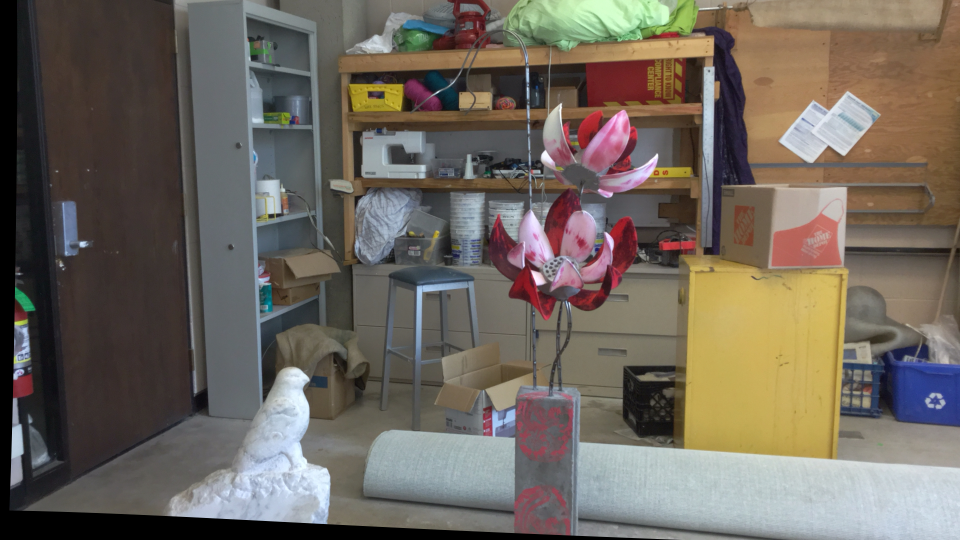
#> input picture im0.png, 1920 x 1080 px (shown at 1/2 size)
$ jupyter execute show_reconstructed_img.ipynb
#> lines starting #> are read from the running program, lines starting #| are printed output that depends on the picture; after the words box and inside, x2 and y2 are one past the last pixel; in counts of white or black regions, pixels touching at a corner belong together
[cell 1]
import numpy as np
import cv2
import matplotlib.pyplot as plt

# קריאה של התמונות בצבע
img_left = cv2.imread('im0.png')
#> img_left is the input picture: shape (1080, 1920, 3); mean B, G, R 93.4, 102.6, 110.2
img_right = cv2.imread('im1.png', cv2.IMREAD_GRAYSCALE)
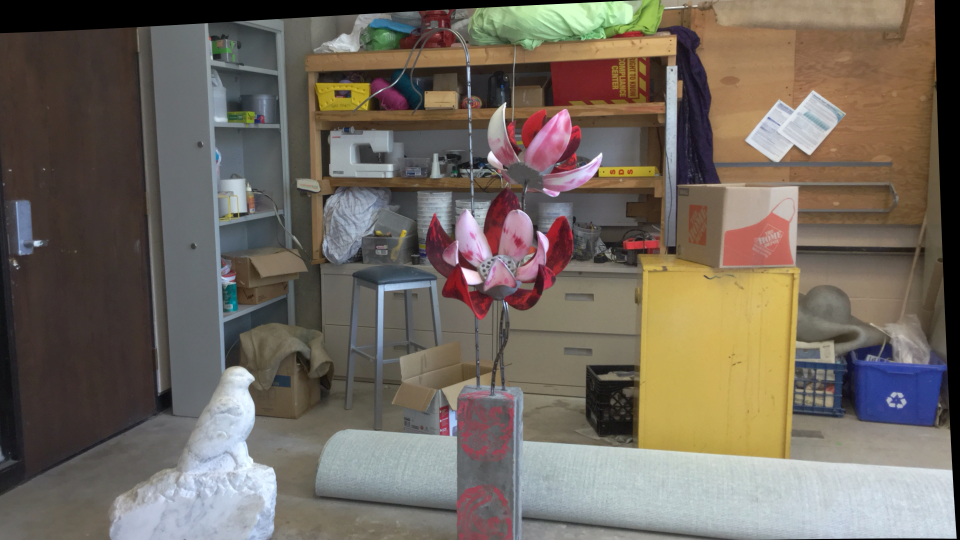
#> input picture im1.png, 1920 x 1080 px (shown at 1/2 size)
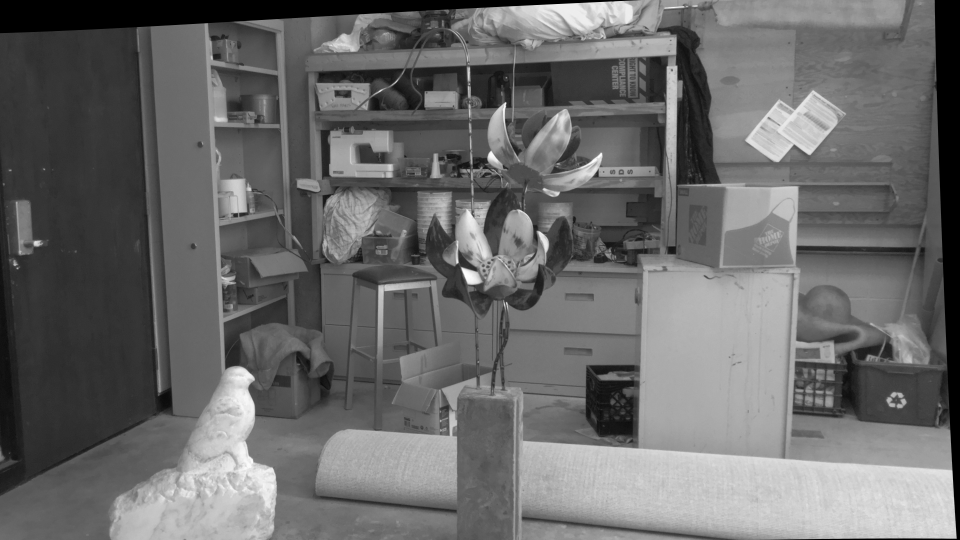
#> img_right: shape (1080, 1920) (shown at 1/2 size); min 0, max 255, mean 105.7

# פרמטרים מתוך קובץ הכיול (calib.txt)
cam0 = np.array([[1733.74, 0, 792.27],
                 [0, 1733.74, 541.89],
                 [0, 0, 1]])  # מטריצת כיול של מצלמה שמאלית

doffs = 0         # הפרש מרכזי תמונות
baseline = 536.62  # בסיס בין המצלמות
width = 1920      # רוחב התמונה
height = 1080     # גובה התמונה
ndisp = 176       # מספר ה-disparities המקסימלי

# יצירת אובייקט StereoBM לחישוב disparity
stereo = cv2.StereoBM_create(numDisparities=ndisp, blockSize=15)

# חישוב disparity map
disparity = stereo.compute(cv2.cvtColor(img_left, cv2.COLOR_BGR2GRAY), img_right).astype(np.float32) / 16.0
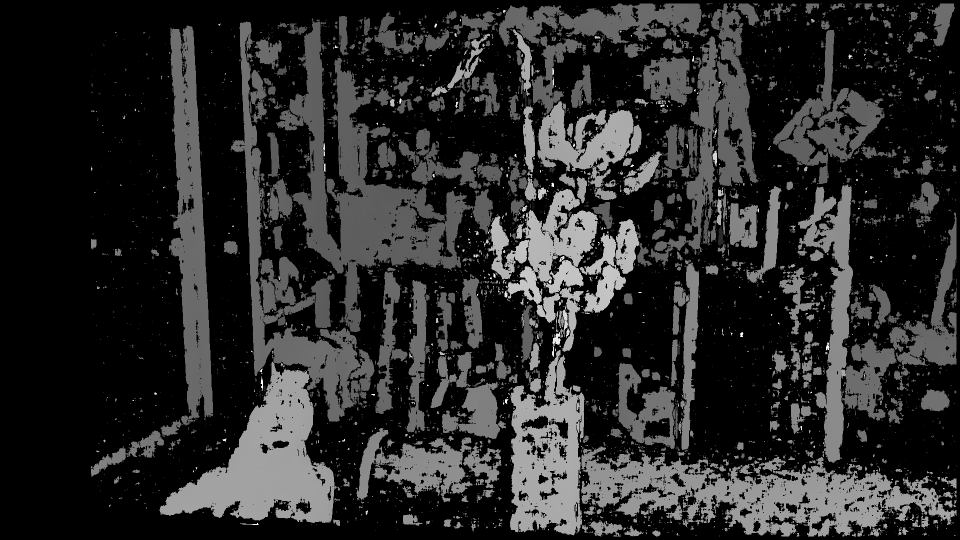
#> disparity: shape (1080, 1920) float32 (shown at 1/2 size); min -1, max 175, mean 28.3; drawn with min black and max white

# מטריצה Q המבוססת על הכיול, לצורך שחזור תלת ממדי
focal_length = cam0[0, 0]  # האורך המוקדי
cx = cam0[0, 2]  # מרכז התמונה בציר x
cy = cam0[1, 2]  # מרכז התמונה בציר y

Q = np.float32([[1, 0, 0, -cx],
                [0, -1, 0, cy],
                [0, 0, 0, focal_length],
                [0, 0, 1 / baseline, (doffs - cx) / baseline]])

# שחזור תלת ממדי
points_3d = cv2.reprojectImageTo3D(disparity, Q)
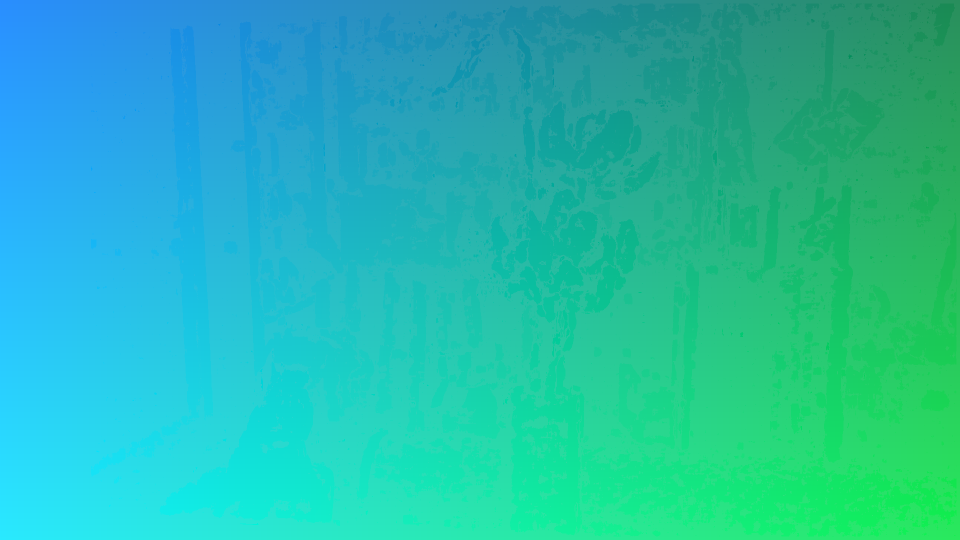
#> points_3d: shape (1080, 1920, 3) float32 (shown at 1/2 size); mean of channels 0, 1, 2 -121.5, 0.2, -1216.3; drawn with min black and max white

# יצירת מסכה שתשמור רק על נקודות בעלות disparity חיובי
mask = disparity > disparity.min()
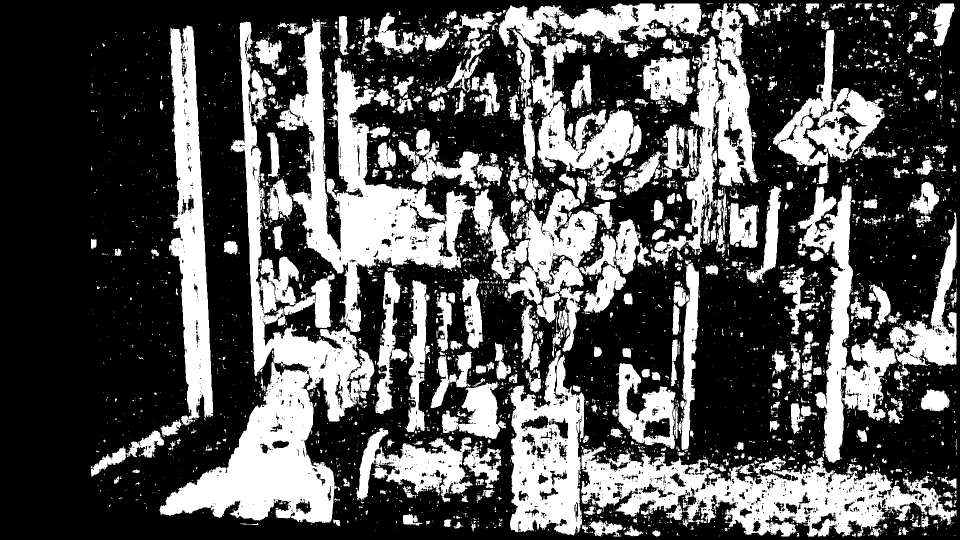
#> mask: shape (1080, 1920) bool (shown at 1/2 size); 33.2% white; 4786 white regions (4123 under 20 px), largest, box (x1, y1, x2, y2) and area: (319, 43, 749, 1046) 90491, (552, 37, 986, 664) 69530, (1161, 893, 1913, 1073) 59223

# יצירת התמונה המפוקסת
reconstructed_image = np.zeros((height, width, 3), dtype=np.uint8)

# שליפת הצבעים מהתמונה השמאלית
img_left_rgb = cv2.cvtColor(img_left, cv2.COLOR_BGR2RGB)
for y in range(height):
    for x in range(width):
        if mask[y, x]:
            # קבלת הצבעים מתוך התמונה השמאלית
            reconstructed_image[y, x] = img_left_rgb[y, x]
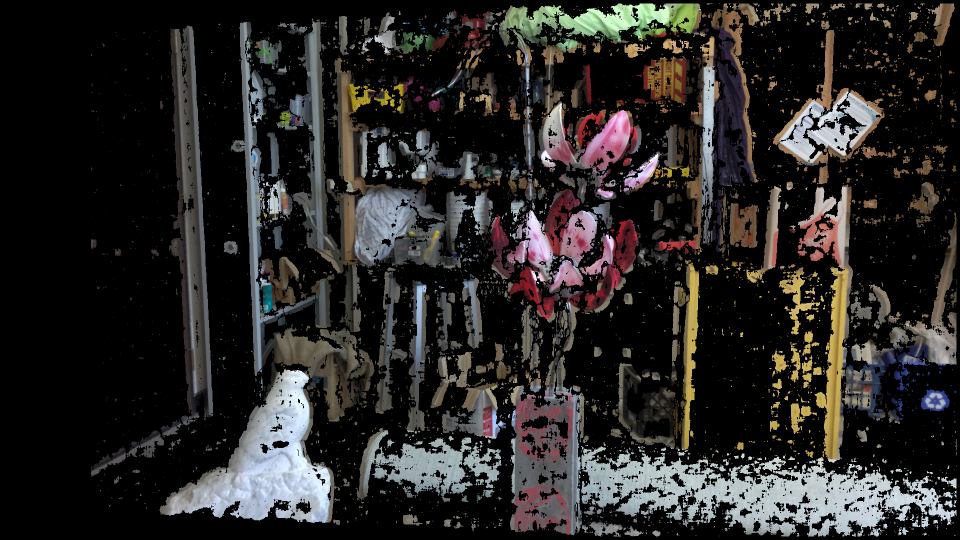
#> reconstructed_image: shape (1080, 1920, 3) (shown at 1/2 size); mean R, G, B 41.9, 40, 38.3

# הצגת התמונה המשוחזרת
plt.imshow(reconstructed_image)
plt.title('Reconstructed Image')
plt.axis('off')
plt.show()
